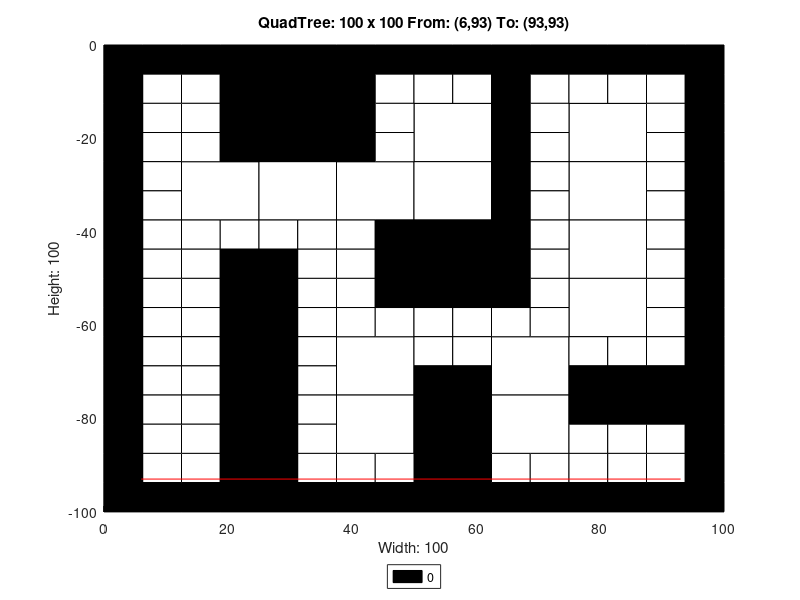

This chart was generated by the following MATLAB code:
axis([0 100 -100 0]);
title('QuadTree: 100 x 100 From: (6,93) To: (93,93)');
xlabel('Width: 100');
ylabel('Height: 100');
rectangle('Position',[25 -12.5 12.5 12.5], 'FaceColor',[0 0 0]);
rectangle('Position',[25 -25 12.5 12.5], 'FaceColor',[0 0 0]);
rectangle('Position',[12.5 -37.5 12.5 12.5], 'FaceColor',[1 1 1]);
rectangle('Position',[25 -37.5 12.5 12.5], 'FaceColor',[1 1 1]);
rectangle('Position',[37.5 -37.5 12.5 12.5], 'FaceColor',[1 1 1]);
rectangle('Position',[50 -25 12.5 12.5], 'FaceColor',[1 1 1]);
rectangle('Position',[75 -25 12.5 12.5], 'FaceColor',[1 1 1]);
rectangle('Position',[50 -37.5 12.5 12.5], 'FaceColor',[1 1 1]);
rectangle('Position',[50 -50 12.5 12.5], 'FaceColor',[0 0 0]);
rectangle('Position',[75 -37.5 12.5 12.5], 'FaceColor',[1 1 1]);
rectangle('Position',[75 -50 12.5 12.5], 'FaceColor',[1 1 1]);
rectangle('Position',[37.5 -75 12.5 12.5], 'FaceColor',[1 1 1]);
rectangle('Position',[37.5 -87.5 12.5 12.5], 'FaceColor',[1 1 1]);
rectangle('Position',[62.5 -75 12.5 12.5], 'FaceColor',[1 1 1]);
rectangle('Position',[75 -62.5 12.5 12.5], 'FaceColor',[1 1 1]);
rectangle('Position',[50 -87.5 12.5 12.5], 'FaceColor',[0 0 0]);
rectangle('Position',[62.5 -87.5 12.5 12.5], 'FaceColor',[1 1 1]);
rectangle('Position',[50 -100 12.5 12.5], 'FaceColor',[0 0 0]);
rectangle('Position',[0 -6.25 6.25 6.25], 'FaceColor',[0 0 0]);
rectangle('Position',[6.25 -6.25 6.25 6.25], 'FaceColor',[0 0 0]);
rectangle('Position',[0 -12.5 6.25 6.25], 'FaceColor',[0 0 0]);
rectangle('Position',[6.25 -12.5 6.25 6.25], 'FaceColor',[1 1 1]);
rectangle('Position',[12.5 -6.25 6.25 6.25], 'FaceColor',[0 0 0]);
rectangle('Position',[18.75 -6.25 6.25 6.25], 'FaceColor',[0 0 0]);
rectangle('Position',[12.5 -12.5 6.25 6.25], 'FaceColor',[1 1 1]);
rectangle('Position',[18.75 -12.5 6.25 6.25], 'FaceColor',[0 0 0]);
rectangle('Position',[0 -18.75 6.25 6.25], 'FaceColor',[0 0 0]);
rectangle('Position',[6.25 -18.75 6.25 6.25], 'FaceColor',[1 1 1]);
rectangle('Position',[0 -25 6.25 6.25], 'FaceColor',[0 0 0]);
rectangle('Position',[6.25 -25 6.25 6.25], 'FaceColor',[1 1 1]);
rectangle('Position',[12.5 -18.75 6.25 6.25], 'FaceColor',[1 1 1]);
rectangle('Position',[18.75 -18.75 6.25 6.25], 'FaceColor',[0 0 0]);
rectangle('Position',[12.5 -25 6.25 6.25], 'FaceColor',[1 1 1]);
rectangle('Position',[18.75 -25 6.25 6.25], 'FaceColor',[0 0 0]);
rectangle('Position',[37.5 -6.25 6.25 6.25], 'FaceColor',[0 0 0]);
rectangle('Position',[43.75 -6.25 6.25 6.25], 'FaceColor',[0 0 0]);
rectangle('Position',[37.5 -12.5 6.25 6.25], 'FaceColor',[0 0 0]);
rectangle('Position',[43.75 -12.5 6.25 6.25], 'FaceColor',[1 1 1]);
rectangle('Position',[37.5 -18.75 6.25 6.25], 'FaceColor',[0 0 0]);
rectangle('Position',[43.75 -18.75 6.25 6.25], 'FaceColor',[1 1 1]);
rectangle('Position',[37.5 -25 6.25 6.25], 'FaceColor',[0 0 0]);
rectangle('Position',[43.75 -25 6.25 6.25], 'FaceColor',[1 1 1]);
rectangle('Position',[0 -31.25 6.25 6.25], 'FaceColor',[0 0 0]);
rectangle('Position',[6.25 -31.25 6.25 6.25], 'FaceColor',[1 1 1]);
rectangle('Position',[0 -37.5 6.25 6.25], 'FaceColor',[0 0 0]);
rectangle('Position',[6.25 -37.5 6.25 6.25], 'FaceColor',[1 1 1]);
rectangle('Position',[0 -43.75 6.25 6.25], 'FaceColor',[0 0 0]);
rectangle('Position',[6.25 -43.75 6.25 6.25], 'FaceColor',[1 1 1]);
rectangle('Position',[0 -50 6.25 6.25], 'FaceColor',[0 0 0]);
rectangle('Position',[6.25 -50 6.25 6.25], 'FaceColor',[1 1 1]);
rectangle('Position',[12.5 -43.75 6.25 6.25], 'FaceColor',[1 1 1]);
rectangle('Position',[18.75 -43.75 6.25 6.25], 'FaceColor',[1 1 1]);
rectangle('Position',[12.5 -50 6.25 6.25], 'FaceColor',[1 1 1]);
rectangle('Position',[18.75 -50 6.25 6.25], 'FaceColor',[0 0 0]);
rectangle('Position',[25 -43.75 6.25 6.25], 'FaceColor',[1 1 1]);
rectangle('Position',[31.25 -43.75 6.25 6.25], 'FaceColor',[1 1 1]);
rectangle('Position',[25 -50 6.25 6.25], 'FaceColor',[0 0 0]);
rectangle('Position',[31.25 -50 6.25 6.25], 'FaceColor',[1 1 1]);
rectangle('Position',[37.5 -43.75 6.25 6.25], 'FaceColor',[1 1 1]);
rectangle('Position',[43.75 -43.75 6.25 6.25], 'FaceColor',[0 0 0]);
rectangle('Position',[37.5 -50 6.25 6.25], 'FaceColor',[1 1 1]);
rectangle('Position',[43.75 -50 6.25 6.25], 'FaceColor',[0 0 0]);
rectangle('Position',[50 -6.25 6.25 6.25], 'FaceColor',[0 0 0]);
rectangle('Position',[56.25 -6.25 6.25 6.25], 'FaceColor',[0 0 0]);
rectangle('Position',[50 -12.5 6.25 6.25], 'FaceColor',[1 1 1]);
rectangle('Position',[56.25 -12.5 6.25 6.25], 'FaceColor',[1 1 1]);
rectangle('Position',[62.5 -6.25 6.25 6.25], 'FaceColor',[0 0 0]);
rectangle('Position',[68.75 -6.25 6.25 6.25], 'FaceColor',[0 0 0]);
rectangle('Position',[62.5 -12.5 6.25 6.25], 'FaceColor',[0 0 0]);
rectangle('Position',[68.75 -12.5 6.25 6.25], 'FaceColor',[1 1 1]);
rectangle('Position',[62.5 -18.75 6.25 6.25], 'FaceColor',[0 0 0]);
rectangle('Position',[68.75 -18.75 6.25 6.25], 'FaceColor',[1 1 1]);
rectangle('Position',[62.5 -25 6.25 6.25], 'FaceColor',[0 0 0]);
rectangle('Position',[68.75 -25 6.25 6.25], 'FaceColor',[1 1 1]);
rectangle('Position',[75 -6.25 6.25 6.25], 'FaceColor',[0 0 0]);
rectangle('Position',[81.25 -6.25 6.25 6.25], 'FaceColor',[0 0 0]);
rectangle('Position',[75 -12.5 6.25 6.25], 'FaceColor',[1 1 1]);
rectangle('Position',[81.25 -12.5 6.25 6.25], 'FaceColor',[1 1 1]);
rectangle('Position',[87.5 -6.25 6.25 6.25], 'FaceColor',[0 0 0]);
rectangle('Position',[93.75 -6.25 6.25 6.25], 'FaceColor',[0 0 0]);
rectangle('Position',[87.5 -12.5 6.25 6.25], 'FaceColor',[1 1 1]);
rectangle('Position',[93.75 -12.5 6.25 6.25], 'FaceColor',[0 0 0]);
rectangle('Position',[87.5 -18.75 6.25 6.25], 'FaceColor',[1 1 1]);
rectangle('Position',[93.75 -18.75 6.25 6.25], 'FaceColor',[0 0 0]);
rectangle('Position',[87.5 -25 6.25 6.25], 'FaceColor',[1 1 1]);
rectangle('Position',[93.75 -25 6.25 6.25], 'FaceColor',[0 0 0]);
rectangle('Position',[62.5 -31.25 6.25 6.25], 'FaceColor',[0 0 0]);
rectangle('Position',[68.75 -31.25 6.25 6.25], 'FaceColor',[1 1 1]);
rectangle('Position',[62.5 -37.5 6.25 6.25], 'FaceColor',[0 0 0]);
rectangle('Position',[68.75 -37.5 6.25 6.25], 'FaceColor',[1 1 1]);
rectangle('Position',[62.5 -43.75 6.25 6.25], 'FaceColor',[0 0 0]);
rectangle('Position',[68.75 -43.75 6.25 6.25], 'FaceColor',[1 1 1]);
rectangle('Position',[62.5 -50 6.25 6.25], 'FaceColor',[0 0 0]);
rectangle('Position',[68.75 -50 6.25 6.25], 'FaceColor',[1 1 1]);
rectangle('Position',[87.5 -31.25 6.25 6.25], 'FaceColor',[1 1 1]);
rectangle('Position',[93.75 -31.25 6.25 6.25], 'FaceColor',[0 0 0]);
rectangle('Position',[87.5 -37.5 6.25 6.25], 'FaceColor',[1 1 1]);
rectangle('Position',[93.75 -37.5 6.25 6.25], 'FaceColor',[0 0 0]);
rectangle('Position',[87.5 -43.75 6.25 6.25], 'FaceColor',[1 1 1]);
rectangle('Position',[93.75 -43.75 6.25 6.25], 'FaceColor',[0 0 0]);
rectangle('Position',[87.5 -50 6.25 6.25], 'FaceColor',[1 1 1]);
rectangle('Position',[93.75 -50 6.25 6.25], 'FaceColor',[0 0 0]);
rectangle('Position',[0 -56.25 6.25 6.25], 'FaceColor',[0 0 0]);
rectangle('Position',[6.25 -56.25 6.25 6.25], 'FaceColor',[1 1 1]);
rectangle('Position',[0 -62.5 6.25 6.25], 'FaceColor',[0 0 0]);
rectangle('Position',[6.25 -62.5 6.25 6.25], 'FaceColor',[1 1 1]);
rectangle('Position',[12.5 -56.25 6.25 6.25], 'FaceColor',[1 1 1]);
rectangle('Position',[18.75 -56.25 6.25 6.25], 'FaceColor',[0 0 0]);
rectangle('Position',[12.5 -62.5 6.25 6.25], 'FaceColor',[1 1 1]);
rectangle('Position',[18.75 -62.5 6.25 6.25], 'FaceColor',[0 0 0]);
rectangle('Position',[0 -68.75 6.25 6.25], 'FaceColor',[0 0 0]);
rectangle('Position',[6.25 -68.75 6.25 6.25], 'FaceColor',[1 1 1]);
rectangle('Position',[0 -75 6.25 6.25], 'FaceColor',[0 0 0]);
rectangle('Position',[6.25 -75 6.25 6.25], 'FaceColor',[1 1 1]);
rectangle('Position',[12.5 -68.75 6.25 6.25], 'FaceColor',[1 1 1]);
rectangle('Position',[18.75 -68.75 6.25 6.25], 'FaceColor',[0 0 0]);
rectangle('Position',[12.5 -75 6.25 6.25], 'FaceColor',[1 1 1]);
rectangle('Position',[18.75 -75 6.25 6.25], 'FaceColor',[0 0 0]);
rectangle('Position',[25 -56.25 6.25 6.25], 'FaceColor',[0 0 0]);
rectangle('Position',[31.25 -56.25 6.25 6.25], 'FaceColor',[1 1 1]);
rectangle('Position',[25 -62.5 6.25 6.25], 'FaceColor',[0 0 0]);
rectangle('Position',[31.25 -62.5 6.25 6.25], 'FaceColor',[1 1 1]);
rectangle('Position',[37.5 -56.25 6.25 6.25], 'FaceColor',[1 1 1]);
rectangle('Position',[43.75 -56.25 6.25 6.25], 'FaceColor',[0 0 0]);
rectangle('Position',[37.5 -62.5 6.25 6.25], 'FaceColor',[1 1 1]);
rectangle('Position',[43.75 -62.5 6.25 6.25], 'FaceColor',[1 1 1]);
rectangle('Position',[25 -68.75 6.25 6.25], 'FaceColor',[0 0 0]);
rectangle('Position',[31.25 -68.75 6.25 6.25], 'FaceColor',[1 1 1]);
rectangle('Position',[25 -75 6.25 6.25], 'FaceColor',[0 0 0]);
rectangle('Position',[31.25 -75 6.25 6.25], 'FaceColor',[1 1 1]);
rectangle('Position',[0 -81.25 6.25 6.25], 'FaceColor',[0 0 0]);
rectangle('Position',[6.25 -81.25 6.25 6.25], 'FaceColor',[1 1 1]);
rectangle('Position',[0 -87.5 6.25 6.25], 'FaceColor',[0 0 0]);
rectangle('Position',[6.25 -87.5 6.25 6.25], 'FaceColor',[1 1 1]);
rectangle('Position',[12.5 -81.25 6.25 6.25], 'FaceColor',[1 1 1]);
rectangle('Position',[18.75 -81.25 6.25 6.25], 'FaceColor',[0 0 0]);
rectangle('Position',[12.5 -87.5 6.25 6.25], 'FaceColor',[1 1 1]);
rectangle('Position',[18.75 -87.5 6.25 6.25], 'FaceColor',[0 0 0]);
rectangle('Position',[0 -93.75 6.25 6.25], 'FaceColor',[0 0 0]);
rectangle('Position',[6.25 -93.75 6.25 6.25], 'FaceColor',[1 1 1]);
rectangle('Position',[0 -100 6.25 6.25], 'FaceColor',[0 0 0]);
rectangle('Position',[6.25 -100 6.25 6.25], 'FaceColor',[0 0 0]);
rectangle('Position',[12.5 -93.75 6.25 6.25], 'FaceColor',[1 1 1]);
rectangle('Position',[18.75 -93.75 6.25 6.25], 'FaceColor',[0 0 0]);
rectangle('Position',[12.5 -100 6.25 6.25], 'FaceColor',[0 0 0]);
rectangle('Position',[18.75 -100 6.25 6.25], 'FaceColor',[0 0 0]);
rectangle('Position',[25 -81.25 6.25 6.25], 'FaceColor',[0 0 0]);
rectangle('Position',[31.25 -81.25 6.25 6.25], 'FaceColor',[1 1 1]);
rectangle('Position',[25 -87.5 6.25 6.25], 'FaceColor',[0 0 0]);
rectangle('Position',[31.25 -87.5 6.25 6.25], 'FaceColor',[1 1 1]);
rectangle('Position',[25 -93.75 6.25 6.25], 'FaceColor',[0 0 0]);
rectangle('Position',[31.25 -93.75 6.25 6.25], 'FaceColor',[1 1 1]);
rectangle('Position',[25 -100 6.25 6.25], 'FaceColor',[0 0 0]);
rectangle('Position',[31.25 -100 6.25 6.25], 'FaceColor',[0 0 0]);
rectangle('Position',[37.5 -93.75 6.25 6.25], 'FaceColor',[1 1 1]);
rectangle('Position',[43.75 -93.75 6.25 6.25], 'FaceColor',[1 1 1]);
rectangle('Position',[37.5 -100 6.25 6.25], 'FaceColor',[0 0 0]);
rectangle('Position',[43.75 -100 6.25 6.25], 'FaceColor',[0 0 0]);
rectangle('Position',[50 -56.25 6.25 6.25], 'FaceColor',[0 0 0]);
rectangle('Position',[56.25 -56.25 6.25 6.25], 'FaceColor',[0 0 0]);
rectangle('Position',[50 -62.5 6.25 6.25], 'FaceColor',[1 1 1]);
rectangle('Position',[56.25 -62.5 6.25 6.25], 'FaceColor',[1 1 1]);
rectangle('Position',[62.5 -56.25 6.25 6.25], 'FaceColor',[0 0 0]);
rectangle('Position',[68.75 -56.25 6.25 6.25], 'FaceColor',[1 1 1]);
rectangle('Position',[62.5 -62.5 6.25 6.25], 'FaceColor',[1 1 1]);
rectangle('Position',[68.75 -62.5 6.25 6.25], 'FaceColor',[1 1 1]);
rectangle('Position',[50 -68.75 6.25 6.25], 'FaceColor',[1 1 1]);
rectangle('Position',[56.25 -68.75 6.25 6.25], 'FaceColor',[1 1 1]);
rectangle('Position',[50 -75 6.25 6.25], 'FaceColor',[0 0 0]);
rectangle('Position',[56.25 -75 6.25 6.25], 'FaceColor',[0 0 0]);
rectangle('Position',[87.5 -56.25 6.25 6.25], 'FaceColor',[1 1 1]);
rectangle('Position',[93.75 -56.25 6.25 6.25], 'FaceColor',[0 0 0]);
rectangle('Position',[87.5 -62.5 6.25 6.25], 'FaceColor',[1 1 1]);
rectangle('Position',[93.75 -62.5 6.25 6.25], 'FaceColor',[0 0 0]);
rectangle('Position',[75 -68.75 6.25 6.25], 'FaceColor',[1 1 1]);
rectangle('Position',[81.25 -68.75 6.25 6.25], 'FaceColor',[1 1 1]);
rectangle('Position',[75 -75 6.25 6.25], 'FaceColor',[0 0 0]);
rectangle('Position',[81.25 -75 6.25 6.25], 'FaceColor',[0 0 0]);
rectangle('Position',[87.5 -68.75 6.25 6.25], 'FaceColor',[1 1 1]);
rectangle('Position',[93.75 -68.75 6.25 6.25], 'FaceColor',[0 0 0]);
rectangle('Position',[87.5 -75 6.25 6.25], 'FaceColor',[0 0 0]);
rectangle('Position',[93.75 -75 6.25 6.25], 'FaceColor',[0 0 0]);
rectangle('Position',[62.5 -93.75 6.25 6.25], 'FaceColor',[1 1 1]);
rectangle('Position',[68.75 -93.75 6.25 6.25], 'FaceColor',[1 1 1]);
rectangle('Position',[62.5 -100 6.25 6.25], 'FaceColor',[0 0 0]);
rectangle('Position',[68.75 -100 6.25 6.25], 'FaceColor',[0 0 0]);
rectangle('Position',[75 -81.25 6.25 6.25], 'FaceColor',[0 0 0]);
rectangle('Position',[81.25 -81.25 6.25 6.25], 'FaceColor',[0 0 0]);
rectangle('Position',[75 -87.5 6.25 6.25], 'FaceColor',[1 1 1]);
rectangle('Position',[81.25 -87.5 6.25 6.25], 'FaceColor',[1 1 1]);
rectangle('Position',[87.5 -81.25 6.25 6.25], 'FaceColor',[0 0 0]);
rectangle('Position',[93.75 -81.25 6.25 6.25], 'FaceColor',[0 0 0]);
rectangle('Position',[87.5 -87.5 6.25 6.25], 'FaceColor',[1 1 1]);
rectangle('Position',[93.75 -87.5 6.25 6.25], 'FaceColor',[0 0 0]);
rectangle('Position',[75 -93.75 6.25 6.25], 'FaceColor',[1 1 1]);
rectangle('Position',[81.25 -93.75 6.25 6.25], 'FaceColor',[1 1 1]);
rectangle('Position',[75 -100 6.25 6.25], 'FaceColor',[0 0 0]);
rectangle('Position',[81.25 -100 6.25 6.25], 'FaceColor',[0 0 0]);
rectangle('Position',[87.5 -93.75 6.25 6.25], 'FaceColor',[1 1 1]);
rectangle('Position',[93.75 -93.75 6.25 6.25], 'FaceColor',[0 0 0]);
rectangle('Position',[87.5 -100 6.25 6.25], 'FaceColor',[0 0 0]);
rectangle('Position',[93.75 -100 6.25 6.25], 'FaceColor',[0 0 0]);
X=[93,6];
Y=[-93,-93];
hold on;
plot(X,Y,'r');
legend('0','Location','southoutside');
